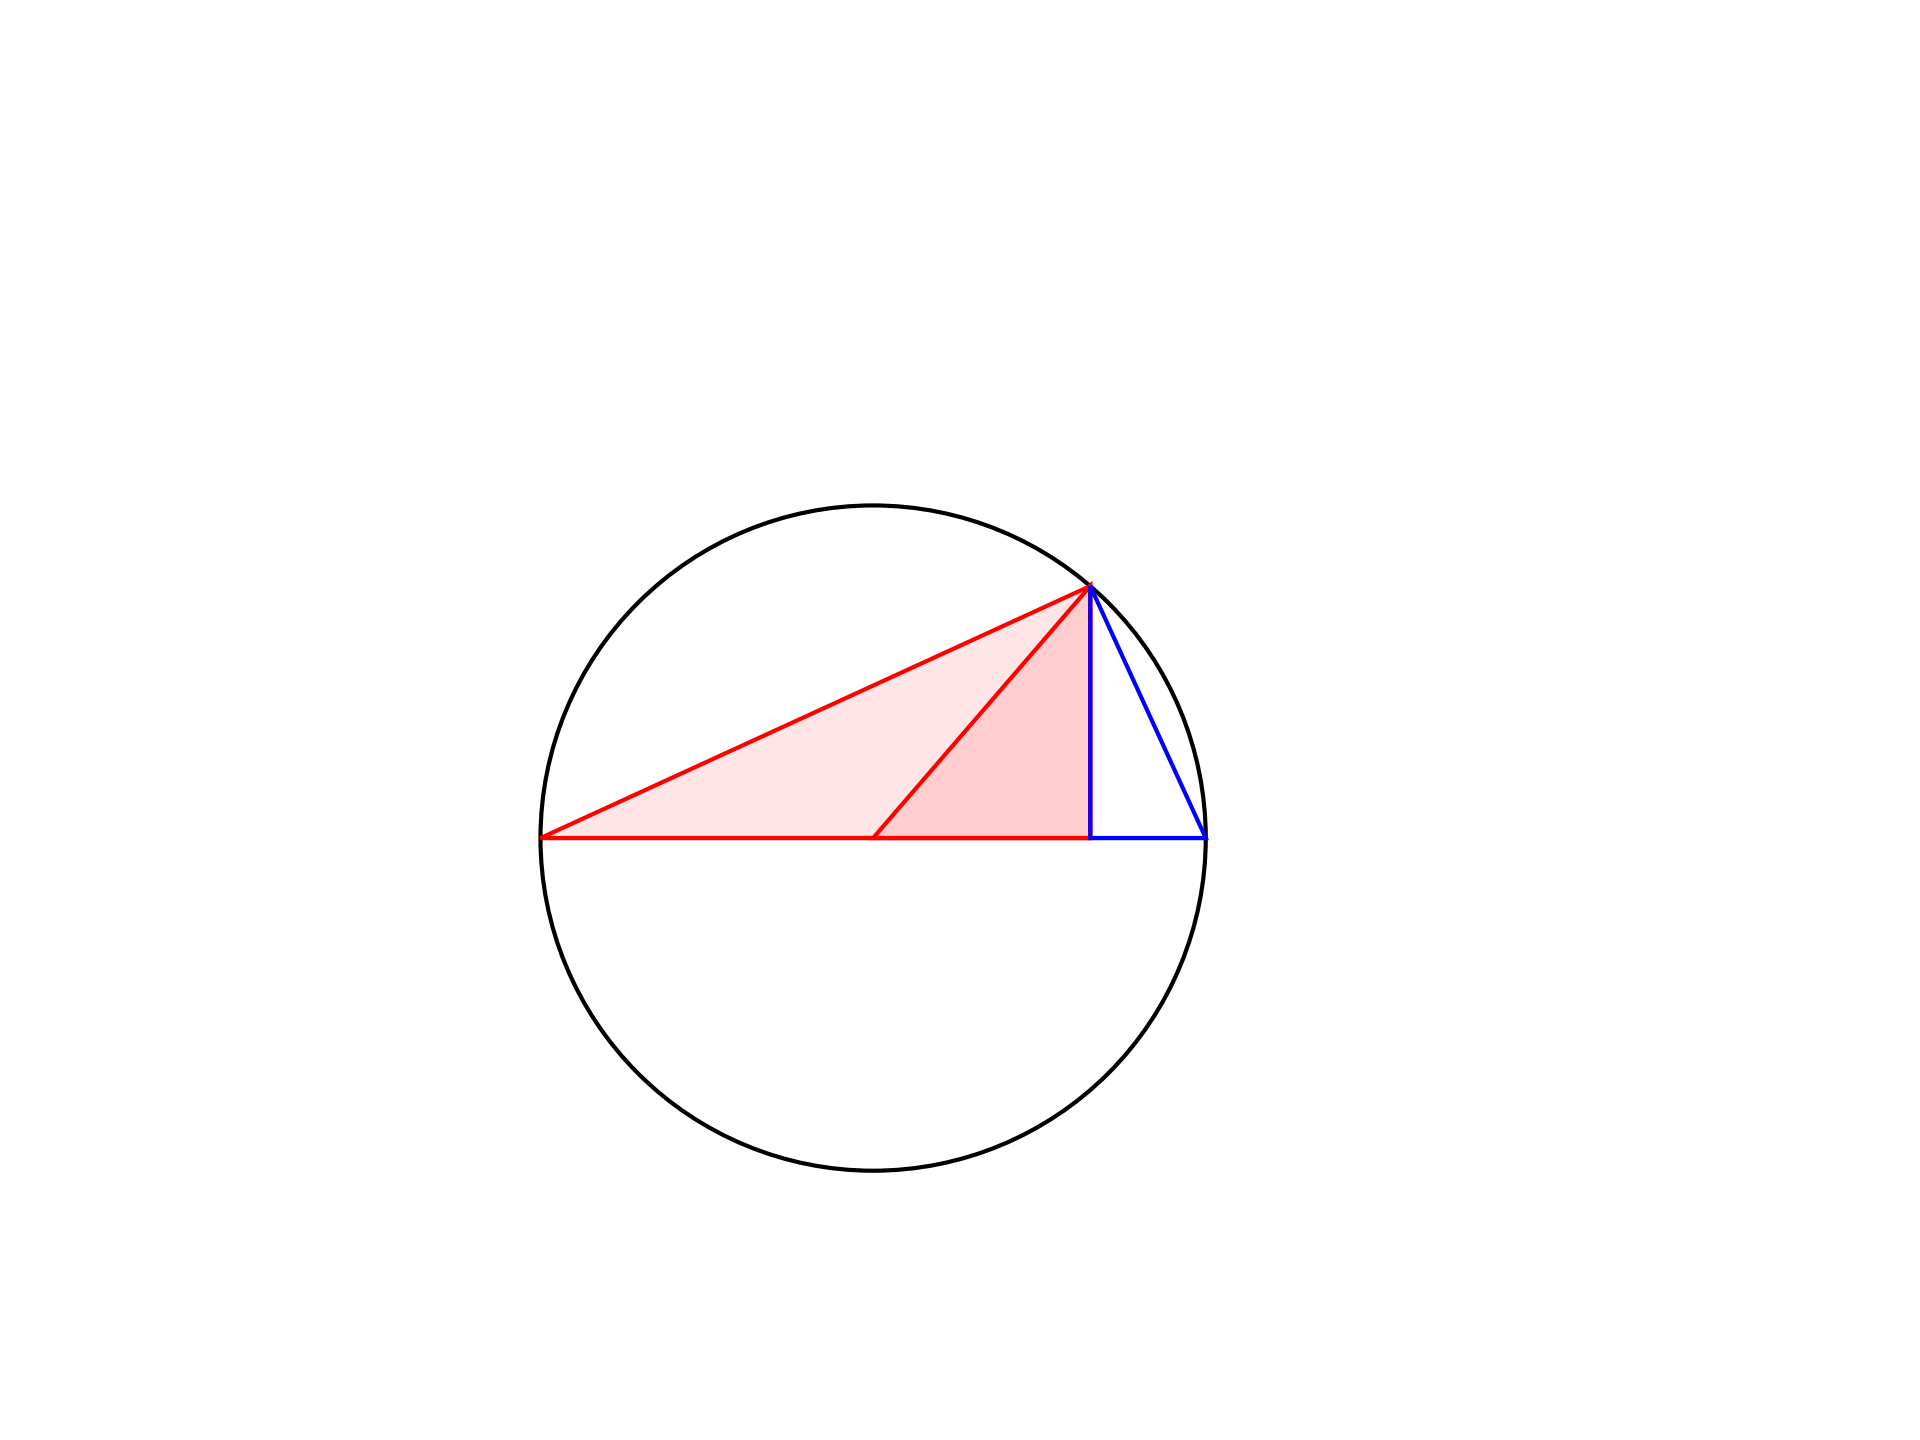

Source code (Python):
import matplotlib.pyplot as plt
import numpy as np
import geometry as geo
import math

fig, ax = geo.init()
ax.set(xlim=(0,100), ylim=(0,100))

Q = geo.Point(40,40)
r = 30
cl = geo.get_circle(Q,r,fc='none',ec='k')
ax.add_patch(cl)

tmp = geo.Point(Q.x+5,Q.y)
A,B = geo.xlc([Q,tmp],[Q,r])
geo.dls(ax,[A,B])

C,D = geo.get_point_on_circle_at_distance_for_point(
    [Q,r],25,B)
E = geo.xll([A,B],[C,D])


geo.opg(ax,[A,C,E])
geo.fpg(ax,[A,C,E])

geo.opg(ax,[Q,C,E])
geo.fpg(ax,[Q,C,E])

geo.opg(ax,[B,C,E],ec='b')
#geo.fpg(ax,[B,C,E])



geo.savefig(plt)
